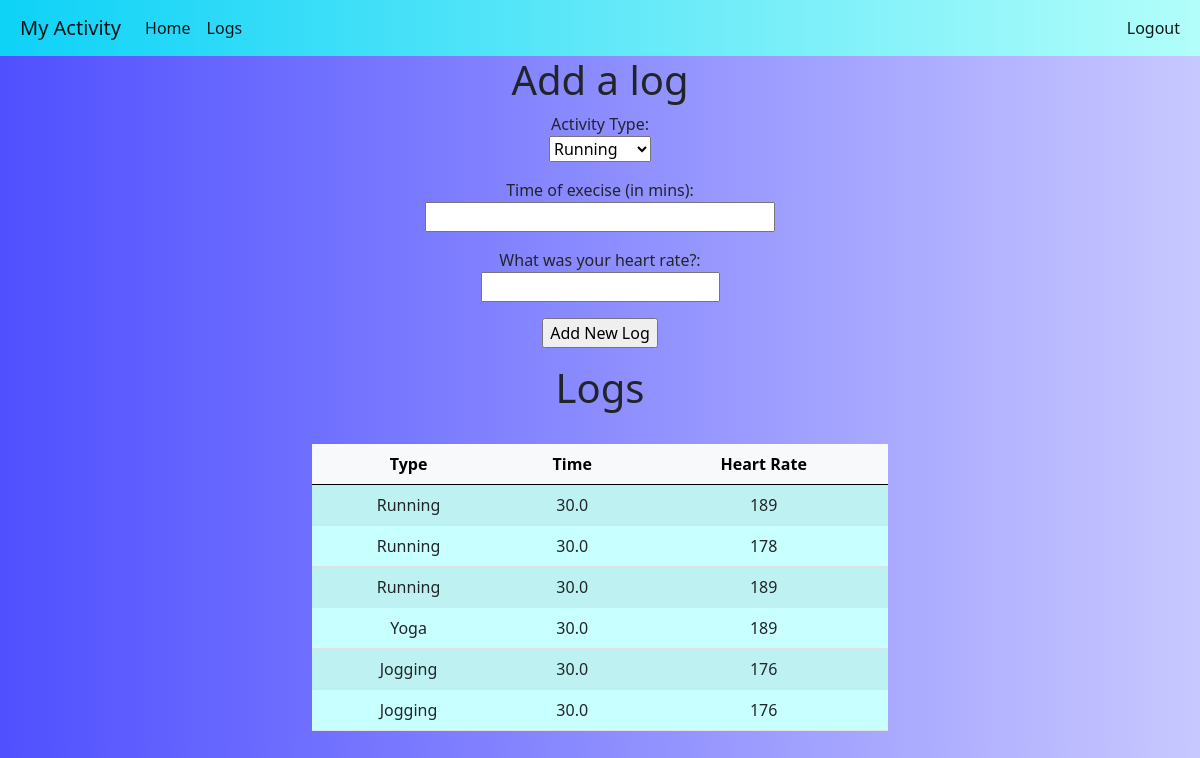
Screenshot of /logs (signed in) with the database file from the repository.
### tables this page shows
CREATE TABLE logs (
id integer primary key,
type string,
time float,
hr integer,
u_id integer
);

### app/routes.py (the view)
@app.route('/logs', methods=['GET', 'POST'])
def logs():
    if not logged_in():
        return redirect(url_for('login'))
    user = current_user()
    form = NewLog()
    if form.validate_on_submit():
        type_e = form.activity_type.data
        time = form.time.data
        hr = form.heart_rate.data
        l = Log(activity_type=type_e, time=time, hr=hr, user_id=user._id)
        l.save()
    return render_template('logs.html', form=form, current_user=user)

### app/forms.py
class NewLog(FlaskForm):
    choices = []
    choices.append('Running')
    choices.append('Walking')
    choices.append('Swimming')
    choices.append('Jogging')
    choices.append('Yoga')
    choices.append('Other')
    print(choices)
    activity_type = SelectField("Activity Type:", choices=[(c, c) for c in choices])
    time = FloatField("Time of execise (in mins):")
    heart_rate = IntegerField("What was your heart rate?:")
    submit = SubmitField("Add New Log")

### app/__init__.py (called while the page is built)
def create_conn():
    conn = sqlite3.connect(Config.DB_PATH)
    return conn, conn.cursor()

### app/models.py (called while the page is built)
    @classmethod
    def get_with_id(cls, _id):
        conn, cursor = create_conn()
        cursor.execute("SELECT * FROM users WHERE id = {}".format(_id))
        row = cursor.fetchone()
        if row:
            return cls(row[0], row[1], row[2], row[3])
        return None

    def get_logs(self):
        self.cursor.execute("SELECT * FROM logs WHERE u_id = {}".format(self._id))
        rows = self.cursor.fetchall()
        return [Log(row[0], row[1], row[2], row[3], row[4]) for row in rows]

### app/routes.py (called while the page is built)
def logged_in():
    try:
        if session['logged_in']:
            return True
        else:
            try:
                return request.cookies.get('logged_in') == "True"
            except:
                return False
    except:
        return False

def current_user():
    return User.get_with_id(session['current_user'])

### app/templates/logs.html (shortened to what this page needs)
{% extends "log_in_base.html" %}
{% block main %}
<div class="container-fluid middle">
	<h1>Add a log</h1>
	<form action="" method="post" novalidate>
		<p>
			{{ form.activity_type.label }}<br>
			{{ form.activity_type() }}
		</p>
		<p>
			{{ form.time.label }}<br>
			{{ form.time(size=32) }}
		</p>
		<p>
			{{ form.heart_rate.label }}<br>
			{{ form.heart_rate(size=32) }}
		</p>
		<p>{{ form.submit() }}</p>
	</form>
</div>
<div class="container-fluid middle">
	<div class="row">
		<div class="col-3"></div>
		<div class="col-6">
			<h1>Logs</h1><br>
			<table class="table table-striped danger">
				<thead class="table-light">
					<tr>
						<th scope="col">Type</th>
						<th scope="col">Time</th>
						<th scope="col">Heart Rate</th>
					</tr>
				</thead>
				<tbody>
					{% set i = 0 %}
					{% set colors = ['green', 'dark_green'] %}
					{% for l in current_user.get_logs() %}
						<tr class = "{{ colors[i%2] }}">
							<td>{{ l.activity_type }}</td>
							<td>{{ l.time }}</td>
							<td>{{ l.hr }}</td>
						</tr>
					{% endfor %}
				</tbody>
			</table>
		</div>
		<div class="col-3"></div>
	</div>
</div>
{% endblock %}

### app/templates/log_in_base.html (shortened to what this page needs)
<!doctype html>
<html lang="en">
  <head>
    <link href="https://cdn.jsdelivr.net/npm/bootstrap@5.0.0-beta1/dist/css/bootstrap.min.css" rel="stylesheet">
	<link href="{{url_for("static", filename="glob_style.css")}}" rel="stylesheet">
  </head>
  <body>
	<nav class="navbar navbar-expand-lg navbar-light", style="background: linear-gradient(to right, #0ed2f7, #b2fefa);">
		<div class="container-fluid">
			<div class="navbar-header ms-2">
				<a class="navbar-brand" href="{{ url_for('index') }}">My Activity</a>
			</div>
			<div class="collapse navbar-collapse" id="navbarText">
				<ul class="navbar-nav me-auto mb-1 mb-lg-0">
					<li class="nav-item">
						<a class="nav-link active" aria-current="page" href="{{ url_for('index') }}">Home</a>
					</li>
					<li class="nav-item">
						<a class="nav-link active" aria-current="page" href="{{ url_for('logs') }}">Logs</a>
					</li>
				</ul>
				<ul class="navbar-nav text-right">
					<li class="nav-item">
						<a class="nav-link active" aria-current="page" href="{{ url_for('logout') }}">Logout</a>
					</li>
				</ul>
			</div>
		</div>
	</nav>
	<main>
		{% block main %}{% endblock %}
	</main>
  </body>
</html>

### app/static/glob_style.css (style rules this page uses)
.middle { text-align: center; }
body { background: linear-gradient(to right, RGB(80, 80, 255), RGB(200, 200, 255)); }
.green { background-color: RGB(200, 255, 255); }

### rows the page displays
logs: activity_type "Running", time "30.0", hr "189"
logs: activity_type "Running", time "30.0", hr "178"
logs: activity_type "Running", time "30.0", hr "189"
logs: activity_type "Yoga", time "30.0", hr "189"
logs: activity_type "Jogging", time "30.0", hr "176"
logs: activity_type "Jogging", time "30.0", hr "176"
